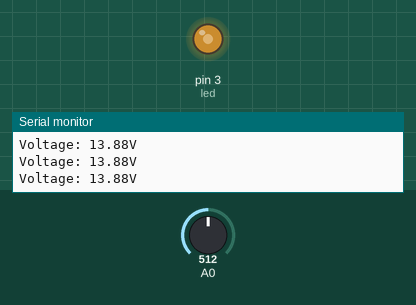
A sketch run on a simulated Arduino Uno, built with avr-gcc and run on an emulated ATmega328P. Shown: output pins drawn as LEDs (lit = HIGH), the last lines printed to the serial monitor. The inputs (shaded band) are chosen by the test bench; at power-on: A0 = 512.

Above: at 1.2 s.
1.3 s: A0 set to 716
At 2.7 s:
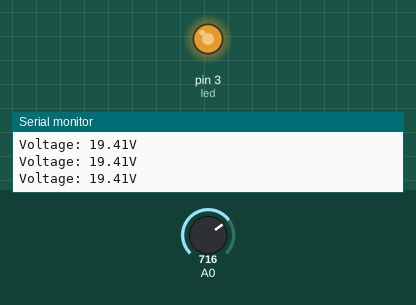
3.0 s: A0 set to 306
At 4.2 s:
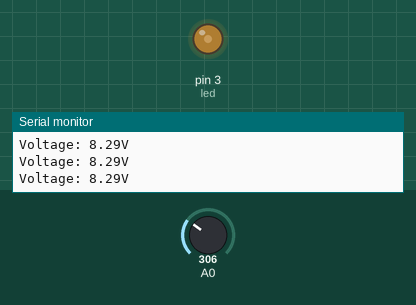
4.5 s: A0 set to 122
At 5.4 s:
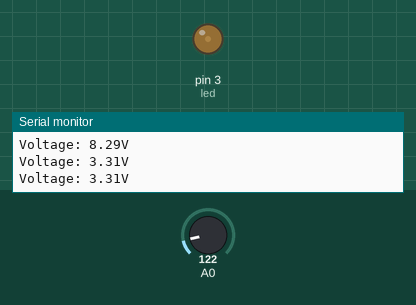
6.1 s: A0 set to 0
At 6.7 s:
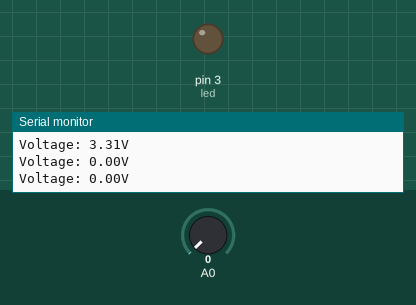
7.6 s: A0 set to 511
At 9.1 s:
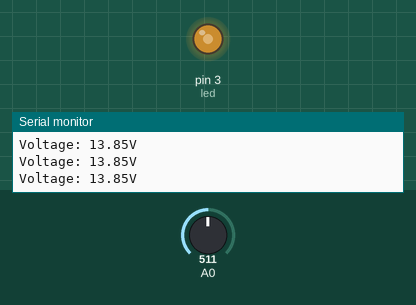
Timing chart, 0 to 10.1 s (numbered marks = the images above; inputs shaded):
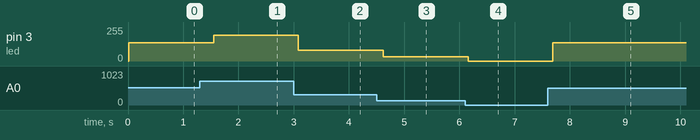

The sketch:

voltmeter_using_uno_resistor_and_led_dimming.ino
```cpp
//change 32nd and 33rd line according to your project components
int led=3;
// Total number of readings to take for voltage measure
const int numReadings = 10;

// Function to get stable voltage reading
float getSmoothedVoltage()
  {
    float sum = 0;
    for(int i = 0; i < numReadings; i++) {
      int sensorValue = analogRead(A0);
      float voltage = sensorValue * (5.0 / 1023.0);
      sum += voltage;
      delay(1);  // Small delay between the readings
    }
    return sum / numReadings;
  }

void setup()
  {
    Serial.begin(9600);
    pinMode(led, OUTPUT);
  }

void loop()
  {
    // store the voltage values in a variable
    float voltage = getSmoothedVoltage();

    // Calculate input voltage using the formula [ Vin  = Vout * ( (R1 + R2) / R2 )]
    // Here R1 = 10kΩ, R2 = 2.2kΩ
    float Vin = voltage * 12.2 / 2.2;
    Vin = 1 * Vin;// here the 1 is the scaling factor set by testing with multimeter

    // Print voltage readings to serial monitor
    Serial.print("Voltage: ");
    Serial.print(Vin);
    Serial.println("V");

    // Calculate and constrain the PWM value (0-255) so that it does not damage the led by going above 255
    int pwmValue = constrain((int)(Vin * 10), 0, 255); //here scaling factor 10 is given according to the required brightness of led
    analogWrite(led, pwmValue);

    delay(500);
  }


/*
More simplar code easy to understand but the above one is taking average of 10 values and giving the output so stable output coming

int led=3;
// the setup routine runs once when you press reset:
void setup() {
  // initialize serial communication at 9600 bits per second:
  Serial.begin(9600);
  pinMode(led,OUTPUT);
}

// the loop routine runs over and over again forever:
void loop() {
  int sensorValue = analogRead(A0);
  float voltage = sensorValue * (5.0 / 1023.0);
  Serial.println("Voltage : ");
  float Vin = voltage * 12.2 / 2.2;
  Vin = 1.25 * Vin;
  Serial.println(Vin);

 // analogWrite(3,Vin*7);
  // Constrain PWM value between 0 and 255
  int pwmValue = constrain((int)(Vin*10), 0, 255);
  analogWrite(led, pwmValue);

  delay(500);
}
*/
```

Measured:
- after the input at 1.3 s, pin 3 (led): 138/255 → 194/255 after 0.25 s
- after the input at 3.0 s, pin 3 (led): 194/255 → 82/255 after 0.08 s
- after the input at 4.5 s, pin 3 (led): 82/255 → 33/255 after 0.12 s
- after the input at 6.1 s, pin 3 (led): 33/255 → 0/255 after 0.05 s
- after the input at 7.6 s, pin 3 (led): 0/255 → 138/255 after 0.09 s
